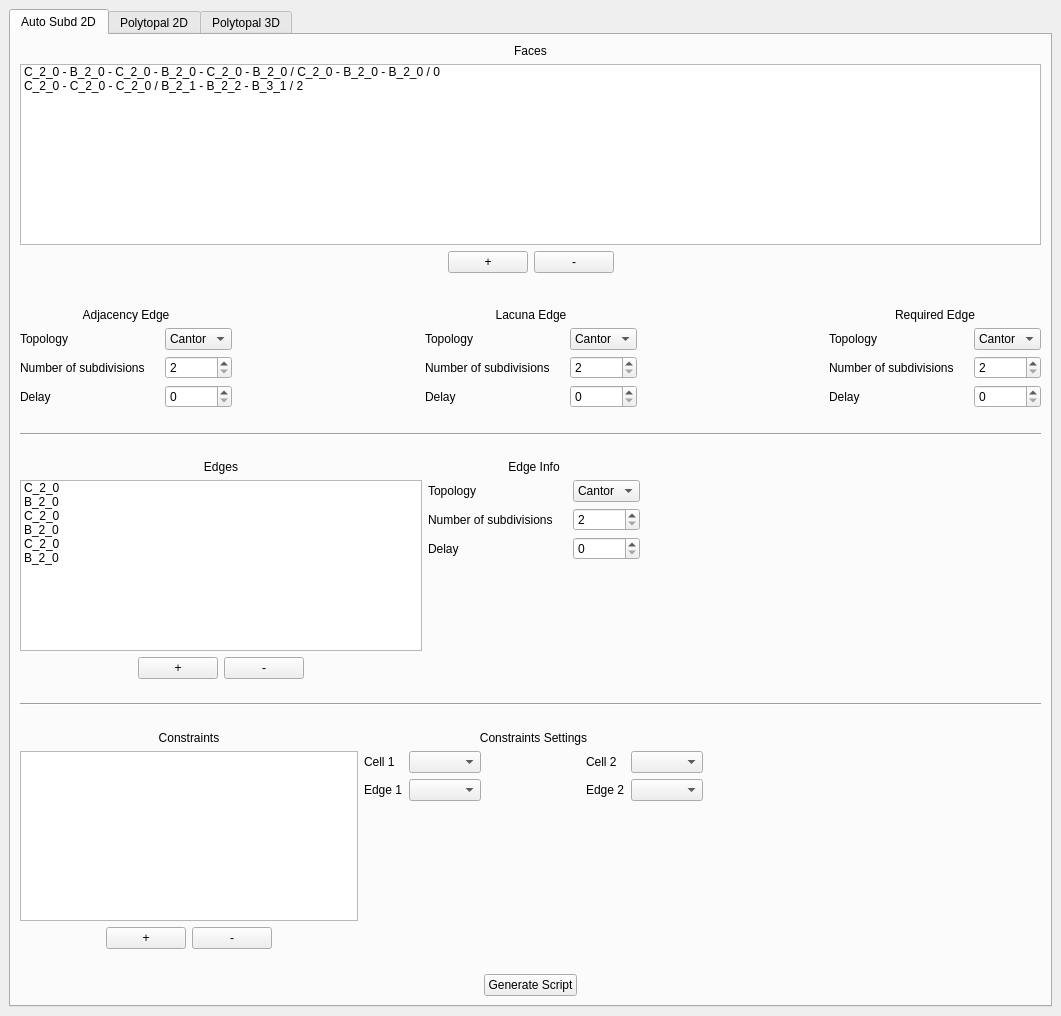
<?xml version="1.0" encoding="UTF-8"?>
<ui version="4.0">
 <class>MainWindow</class>
 <widget class="QMainWindow" name="MainWindow">
  <property name="geometry">
   <rect>
    <x>0</x>
    <y>0</y>
    <width>1061</width>
    <height>1016</height>
   </rect>
  </property>
  <property name="windowTitle">
   <string>AutoFrac</string>
  </property>
  <widget class="QWidget" name="centralwidget">
   <layout class="QGridLayout" name="gridLayout_2">
    <item row="0" column="0">
     <widget class="QTabWidget" name="tabWidget">
      <property name="currentIndex">
       <number>0</number>
      </property>
      <widget class="QWidget" name="tab">
       <attribute name="title">
        <string>Auto Subd 2D</string>
       </attribute>
       <layout class="QGridLayout" name="gridLayout_3">
        <item row="0" column="0">
         <layout class="QVBoxLayout" name="verticalLayout_6">
          <item>
           <layout class="QVBoxLayout" name="verticalLayout_4">
            <item>
             <layout class="QVBoxLayout" name="verticalLayout">
              <item>
               <widget class="QLabel" name="label_4">
                <property name="text">
                 <string>Faces</string>
                </property>
                <property name="alignment">
                 <set>Qt::AlignCenter</set>
                </property>
               </widget>
              </item>
              <item>
               <widget class="QListWidget" name="listWidget_Faces">
                <item>
                 <property name="text">
                  <string>C_2_0 - B_2_0 - C_2_0 - B_2_0 - C_2_0 - B_2_0 / C_2_0 - B_2_0 - B_2_0 / 0</string>
                 </property>
                </item>
                <item>
                 <property name="text">
                  <string>C_2_0 - C_2_0 - C_2_0 / B_2_1 - B_2_2 - B_3_1 / 2</string>
                 </property>
                </item>
               </widget>
              </item>
              <item>
               <layout class="QHBoxLayout" name="horizontalLayout_2">
                <item>
                 <spacer name="horizontalSpacer">
                  <property name="orientation">
                   <enum>Qt::Horizontal</enum>
                  </property>
                  <property name="sizeHint" stdset="0">
                   <size>
                    <width>40</width>
                    <height>20</height>
                   </size>
                  </property>
                 </spacer>
                </item>
                <item>
                 <widget class="QPushButton" name="pushButton_addFace">
                  <property name="text">
                   <string>+</string>
                  </property>
                 </widget>
                </item>
                <item>
                 <widget class="QPushButton" name="pushButton_removeFace">
                  <property name="text">
                   <string>-</string>
                  </property>
                 </widget>
                </item>
                <item>
                 <spacer name="horizontalSpacer_2">
                  <property name="orientation">
                   <enum>Qt::Horizontal</enum>
                  </property>
                  <property name="sizeHint" stdset="0">
                   <size>
                    <width>40</width>
                    <height>20</height>
                   </size>
                  </property>
                 </spacer>
                </item>
               </layout>
              </item>
             </layout>
            </item>
            <item>
             <spacer name="verticalSpacer_8">
              <property name="orientation">
               <enum>Qt::Vertical</enum>
              </property>
              <property name="sizeHint" stdset="0">
               <size>
                <width>20</width>
                <height>40</height>
               </size>
              </property>
             </spacer>
            </item>
            <item>
             <layout class="QHBoxLayout" name="horizontalLayout">
              <item>
               <layout class="QFormLayout" name="formLayout_3">
                <item row="1" column="0">
                 <widget class="QLabel" name="labelTopology_3">
                  <property name="minimumSize">
                   <size>
                    <width>84</width>
                    <height>0</height>
                   </size>
                  </property>
                  <property name="text">
                   <string>Topology</string>
                  </property>
                 </widget>
                </item>
                <item row="1" column="1">
                 <widget class="QComboBox" name="comboBox_adjEdgeTopology">
                  <property name="currentIndex">
                   <number>0</number>
                  </property>
                  <item>
                   <property name="text">
                    <string>Cantor</string>
                   </property>
                  </item>
                  <item>
                   <property name="text">
                    <string notr="true">Bézier</string>
                   </property>
                  </item>
                 </widget>
                </item>
                <item row="2" column="0">
                 <widget class="QLabel" name="labelNumberOfSubdivisions_3">
                  <property name="minimumSize">
                   <size>
                    <width>139</width>
                    <height>0</height>
                   </size>
                  </property>
                  <property name="text">
                   <string>Number of subdivisions</string>
                  </property>
                 </widget>
                </item>
                <item row="2" column="1">
                 <widget class="QSpinBox" name="spinBox_adjEdgeNbSubdivisions">
                  <property name="minimum">
                   <number>2</number>
                  </property>
                 </widget>
                </item>
                <item row="3" column="0">
                 <widget class="QLabel" name="labelDelay_3">
                  <property name="minimumSize">
                   <size>
                    <width>84</width>
                    <height>0</height>
                   </size>
                  </property>
                  <property name="text">
                   <string>Delay</string>
                  </property>
                 </widget>
                </item>
                <item row="3" column="1">
                 <widget class="QSpinBox" name="spinBox_adjEdgeDelay"/>
                </item>
                <item row="0" column="0" colspan="2">
                 <widget class="QLabel" name="label_3">
                  <property name="text">
                   <string>Adjacency Edge</string>
                  </property>
                  <property name="alignment">
                   <set>Qt::AlignCenter</set>
                  </property>
                 </widget>
                </item>
               </layout>
              </item>
              <item>
               <spacer name="horizontalSpacer_7">
                <property name="orientation">
                 <enum>Qt::Horizontal</enum>
                </property>
                <property name="sizeHint" stdset="0">
                 <size>
                  <width>40</width>
                  <height>20</height>
                 </size>
                </property>
               </spacer>
              </item>
              <item>
               <layout class="QFormLayout" name="formLayout_2">
                <item row="1" column="0">
                 <widget class="QLabel" name="labelTopology_2">
                  <property name="minimumSize">
                   <size>
                    <width>84</width>
                    <height>0</height>
                   </size>
                  </property>
                  <property name="text">
                   <string>Topology</string>
                  </property>
                 </widget>
                </item>
                <item row="1" column="1">
                 <widget class="QComboBox" name="comboBox_gapEdgeTopology">
                  <item>
                   <property name="text">
                    <string>Cantor</string>
                   </property>
                  </item>
                  <item>
                   <property name="text">
                    <string notr="true">Bézier</string>
                   </property>
                  </item>
                 </widget>
                </item>
                <item row="2" column="0">
                 <widget class="QLabel" name="labelNumberOfSubdivisions_2">
                  <property name="minimumSize">
                   <size>
                    <width>139</width>
                    <height>0</height>
                   </size>
                  </property>
                  <property name="text">
                   <string>Number of subdivisions</string>
                  </property>
                 </widget>
                </item>
                <item row="2" column="1">
                 <widget class="QSpinBox" name="spinBox_gapEdgeNbSubdivisions">
                  <property name="minimum">
                   <number>2</number>
                  </property>
                 </widget>
                </item>
                <item row="3" column="0">
                 <widget class="QLabel" name="labelDelay_2">
                  <property name="minimumSize">
                   <size>
                    <width>84</width>
                    <height>0</height>
                   </size>
                  </property>
                  <property name="text">
                   <string>Delay</string>
                  </property>
                 </widget>
                </item>
                <item row="3" column="1">
                 <widget class="QSpinBox" name="spinBox_gapEdgeDelay"/>
                </item>
                <item row="0" column="0" colspan="2">
                 <widget class="QLabel" name="label_2">
                  <property name="text">
                   <string>Lacuna Edge</string>
                  </property>
                  <property name="alignment">
                   <set>Qt::AlignCenter</set>
                  </property>
                 </widget>
                </item>
               </layout>
              </item>
              <item>
               <spacer name="horizontalSpacer_8">
                <property name="orientation">
                 <enum>Qt::Horizontal</enum>
                </property>
                <property name="sizeHint" stdset="0">
                 <size>
                  <width>40</width>
                  <height>20</height>
                 </size>
                </property>
               </spacer>
              </item>
              <item>
               <layout class="QFormLayout" name="formLayout">
                <item row="0" column="0" colspan="2">
                 <widget class="QLabel" name="label">
                  <property name="text">
                   <string>Required Edge</string>
                  </property>
                  <property name="alignment">
                   <set>Qt::AlignCenter</set>
                  </property>
                 </widget>
                </item>
                <item row="1" column="0">
                 <widget class="QLabel" name="labelTopology">
                  <property name="minimumSize">
                   <size>
                    <width>84</width>
                    <height>0</height>
                   </size>
                  </property>
                  <property name="text">
                   <string>Topology</string>
                  </property>
                 </widget>
                </item>
                <item row="1" column="1">
                 <widget class="QComboBox" name="comboBox_reqEdgeTopology">
                  <item>
                   <property name="text">
                    <string>Cantor</string>
                   </property>
                  </item>
                  <item>
                   <property name="text">
                    <string notr="true">Bézier</string>
                   </property>
                  </item>
                 </widget>
                </item>
                <item row="2" column="0">
                 <widget class="QLabel" name="labelNumberOfSubdivisions">
                  <property name="minimumSize">
                   <size>
                    <width>139</width>
                    <height>0</height>
                   </size>
                  </property>
                  <property name="text">
                   <string>Number of subdivisions</string>
                  </property>
                 </widget>
                </item>
                <item row="2" column="1">
                 <widget class="QSpinBox" name="spinBox_reqEdgeNbSubdivisions">
                  <property name="minimum">
                   <number>2</number>
                  </property>
                 </widget>
                </item>
                <item row="3" column="0">
                 <widget class="QLabel" name="labelDelay">
                  <property name="minimumSize">
                   <size>
                    <width>84</width>
                    <height>0</height>
                   </size>
                  </property>
                  <property name="text">
                   <string>Delay</string>
                  </property>
                 </widget>
                </item>
                <item row="3" column="1">
                 <widget class="QSpinBox" name="spinBox_reqEdgeDelay"/>
                </item>
               </layout>
              </item>
             </layout>
            </item>
           </layout>
          </item>
          <item>
           <spacer name="verticalSpacer_6">
            <property name="orientation">
             <enum>Qt::Vertical</enum>
            </property>
            <property name="sizeHint" stdset="0">
             <size>
              <width>20</width>
              <height>40</height>
             </size>
            </property>
           </spacer>
          </item>
          <item>
           <widget class="Line" name="line">
            <property name="orientation">
             <enum>Qt::Horizontal</enum>
            </property>
           </widget>
          </item>
          <item>
           <spacer name="verticalSpacer_7">
            <property name="orientation">
             <enum>Qt::Vertical</enum>
            </property>
            <property name="sizeHint" stdset="0">
             <size>
              <width>20</width>
              <height>40</height>
             </size>
            </property>
           </spacer>
          </item>
          <item>
           <layout class="QHBoxLayout" name="horizontalLayout_5">
            <item>
             <layout class="QVBoxLayout" name="verticalLayout_2">
              <item>
               <widget class="QLabel" name="label_5">
                <property name="text">
                 <string>Edges</string>
                </property>
                <property name="alignment">
                 <set>Qt::AlignCenter</set>
                </property>
               </widget>
              </item>
              <item>
               <widget class="QListWidget" name="listWidget_Edges">
                <item>
                 <property name="text">
                  <string>C_2_0</string>
                 </property>
                </item>
                <item>
                 <property name="text">
                  <string>B_2_0</string>
                 </property>
                </item>
                <item>
                 <property name="text">
                  <string>C_2_0</string>
                 </property>
                </item>
                <item>
                 <property name="text">
                  <string>B_2_0</string>
                 </property>
                </item>
                <item>
                 <property name="text">
                  <string>C_2_0</string>
                 </property>
                </item>
                <item>
                 <property name="text">
                  <string>B_2_0</string>
                 </property>
                </item>
               </widget>
              </item>
              <item>
               <layout class="QHBoxLayout" name="horizontalLayout_3">
                <item>
                 <spacer name="horizontalSpacer_4">
                  <property name="orientation">
                   <enum>Qt::Horizontal</enum>
                  </property>
                  <property name="sizeHint" stdset="0">
                   <size>
                    <width>40</width>
                    <height>20</height>
                   </size>
                  </property>
                 </spacer>
                </item>
                <item>
                 <widget class="QPushButton" name="pushButton_4">
                  <property name="text">
                   <string>+</string>
                  </property>
                 </widget>
                </item>
                <item>
                 <widget class="QPushButton" name="pushButton_5">
                  <property name="text">
                   <string>-</string>
                  </property>
                 </widget>
                </item>
                <item>
                 <spacer name="horizontalSpacer_3">
                  <property name="orientation">
                   <enum>Qt::Horizontal</enum>
                  </property>
                  <property name="sizeHint" stdset="0">
                   <size>
                    <width>40</width>
                    <height>20</height>
                   </size>
                  </property>
                 </spacer>
                </item>
               </layout>
              </item>
             </layout>
            </item>
            <item>
             <layout class="QFormLayout" name="formLayout_4">
              <item row="1" column="0">
               <widget class="QLabel" name="labelTopology_4">
                <property name="minimumSize">
                 <size>
                  <width>84</width>
                  <height>0</height>
                 </size>
                </property>
                <property name="text">
                 <string>Topology</string>
                </property>
               </widget>
              </item>
              <item row="1" column="1">
               <widget class="QComboBox" name="comboBox_currentEdgeTopology">
                <item>
                 <property name="text">
                  <string>Cantor</string>
                 </property>
                </item>
                <item>
                 <property name="text">
                  <string notr="true">Bézier</string>
                 </property>
                </item>
               </widget>
              </item>
              <item row="2" column="0">
               <widget class="QLabel" name="labelNumberOfSubdivisions_4">
                <property name="minimumSize">
                 <size>
                  <width>139</width>
                  <height>0</height>
                 </size>
                </property>
                <property name="text">
                 <string>Number of subdivisions</string>
                </property>
               </widget>
              </item>
              <item row="2" column="1">
               <widget class="QSpinBox" name="spinBox_currentEdgeNbSubdivisions">
                <property name="minimum">
                 <number>2</number>
                </property>
               </widget>
              </item>
              <item row="3" column="0">
               <widget class="QLabel" name="labelDelay_4">
                <property name="minimumSize">
                 <size>
                  <width>84</width>
                  <height>0</height>
                 </size>
                </property>
                <property name="text">
                 <string>Delay</string>
                </property>
               </widget>
              </item>
              <item row="3" column="1">
               <widget class="QSpinBox" name="spinBox_currentEdgeDelay"/>
              </item>
              <item row="0" column="0" colspan="2">
               <widget class="QLabel" name="label_6">
                <property name="text">
                 <string>Edge Info</string>
                </property>
                <property name="alignment">
                 <set>Qt::AlignCenter</set>
                </property>
               </widget>
              </item>
             </layout>
            </item>
            <item>
             <spacer name="horizontalSpacer_10">
              <property name="orientation">
               <enum>Qt::Horizontal</enum>
              </property>
              <property name="sizeHint" stdset="0">
               <size>
                <width>40</width>
                <height>20</height>
               </size>
              </property>
             </spacer>
            </item>
           </layout>
          </item>
          <item>
           <spacer name="verticalSpacer_5">
            <property name="orientation">
             <enum>Qt::Vertical</enum>
            </property>
            <property name="sizeHint" stdset="0">
             <size>
              <width>20</width>
              <height>40</height>
             </size>
            </property>
           </spacer>
          </item>
          <item>
           <widget class="Line" name="line_2">
            <property name="orientation">
             <enum>Qt::Horizontal</enum>
            </property>
           </widget>
          </item>
          <item>
           <spacer name="verticalSpacer_4">
            <property name="orientation">
             <enum>Qt::Vertical</enum>
            </property>
            <property name="sizeHint" stdset="0">
             <size>
              <width>20</width>
              <height>40</height>
             </size>
            </property>
           </spacer>
          </item>
          <item>
           <layout class="QHBoxLayout" name="horizontalLayout_6">
            <item>
             <layout class="QVBoxLayout" name="verticalLayout_3">
              <item>
               <widget class="QLabel" name="label_7">
                <property name="text">
                 <string>Constraints</string>
                </property>
                <property name="alignment">
                 <set>Qt::AlignCenter</set>
                </property>
               </widget>
              </item>
              <item>
               <widget class="QListWidget" name="listWidget_3"/>
              </item>
              <item>
               <layout class="QHBoxLayout" name="horizontalLayout_4">
                <item>
                 <spacer name="horizontalSpacer_6">
                  <property name="orientation">
                   <enum>Qt::Horizontal</enum>
                  </property>
                  <property name="sizeHint" stdset="0">
                   <size>
                    <width>40</width>
                    <height>20</height>
                   </size>
                  </property>
                 </spacer>
                </item>
                <item>
                 <widget class="QPushButton" name="pushButton_6">
                  <property name="text">
                   <string>+</string>
                  </property>
                 </widget>
                </item>
                <item>
                 <widget class="QPushButton" name="pushButton_7">
                  <property name="text">
                   <string>-</string>
                  </property>
                 </widget>
                </item>
                <item>
                 <spacer name="horizontalSpacer_5">
                  <property name="orientation">
                   <enum>Qt::Horizontal</enum>
                  </property>
                  <property name="sizeHint" stdset="0">
                   <size>
                    <width>40</width>
                    <height>20</height>
                   </size>
                  </property>
                 </spacer>
                </item>
               </layout>
              </item>
             </layout>
            </item>
            <item>
             <layout class="QVBoxLayout" name="verticalLayout_5">
              <item>
               <widget class="QLabel" name="label_12">
                <property name="text">
                 <string>Constraints Settings</string>
                </property>
                <property name="alignment">
                 <set>Qt::AlignCenter</set>
                </property>
               </widget>
              </item>
              <item>
               <layout class="QGridLayout" name="gridLayout">
                <item row="1" column="0">
                 <widget class="QLabel" name="label_9">
                  <property name="text">
                   <string>Edge 1</string>
                  </property>
                 </widget>
                </item>
                <item row="1" column="3">
                 <widget class="QLabel" name="label_11">
                  <property name="text">
                   <string>Edge 2</string>
                  </property>
                 </widget>
                </item>
                <item row="0" column="2">
                 <spacer name="horizontalSpacer_11">
                  <property name="orientation">
                   <enum>Qt::Horizontal</enum>
                  </property>
                  <property name="sizeHint" stdset="0">
                   <size>
                    <width>40</width>
                    <height>20</height>
                   </size>
                  </property>
                 </spacer>
                </item>
                <item row="1" column="1">
                 <widget class="QComboBox" name="comboBox_6"/>
                </item>
                <item row="1" column="2">
                 <spacer name="horizontalSpacer_12">
                  <property name="orientation">
                   <enum>Qt::Horizontal</enum>
                  </property>
                  <property name="sizeHint" stdset="0">
                   <size>
                    <width>40</width>
                    <height>20</height>
                   </size>
                  </property>
                 </spacer>
                </item>
                <item row="1" column="4">
                 <widget class="QComboBox" name="comboBox_8"/>
                </item>
                <item row="0" column="0">
                 <widget class="QLabel" name="label_8">
                  <property name="text">
                   <string>Cell 1</string>
                  </property>
                 </widget>
                </item>
                <item row="0" column="1">
                 <widget class="QComboBox" name="comboBox_5"/>
                </item>
                <item row="0" column="4">
                 <widget class="QComboBox" name="comboBox_7"/>
                </item>
                <item row="0" column="3">
                 <widget class="QLabel" name="label_10">
                  <property name="text">
                   <string>Cell 2</string>
                  </property>
                 </widget>
                </item>
               </layout>
              </item>
              <item>
               <spacer name="verticalSpacer_2">
                <property name="orientation">
                 <enum>Qt::Vertical</enum>
                </property>
                <property name="sizeHint" stdset="0">
                 <size>
                  <width>20</width>
                  <height>40</height>
                 </size>
                </property>
               </spacer>
              </item>
             </layout>
            </item>
            <item>
             <spacer name="horizontalSpacer_16">
              <property name="orientation">
               <enum>Qt::Horizontal</enum>
              </property>
              <property name="sizeHint" stdset="0">
               <size>
                <width>40</width>
                <height>20</height>
               </size>
              </property>
             </spacer>
            </item>
           </layout>
          </item>
          <item>
           <spacer name="verticalSpacer_3">
            <property name="orientation">
             <enum>Qt::Vertical</enum>
            </property>
            <property name="sizeHint" stdset="0">
             <size>
              <width>20</width>
              <height>40</height>
             </size>
            </property>
           </spacer>
          </item>
          <item>
           <layout class="QHBoxLayout" name="horizontalLayout_7">
            <item>
             <spacer name="horizontalSpacer_13">
              <property name="orientation">
               <enum>Qt::Horizontal</enum>
              </property>
              <property name="sizeHint" stdset="0">
               <size>
                <width>40</width>
                <height>20</height>
               </size>
              </property>
             </spacer>
            </item>
            <item>
             <widget class="QPushButton" name="pushButton">
              <property name="text">
               <string>Generate Script</string>
              </property>
             </widget>
            </item>
            <item>
             <spacer name="horizontalSpacer_14">
              <property name="orientation">
               <enum>Qt::Horizontal</enum>
              </property>
              <property name="sizeHint" stdset="0">
               <size>
                <width>40</width>
                <height>20</height>
               </size>
              </property>
             </spacer>
            </item>
           </layout>
          </item>
         </layout>
        </item>
       </layout>
      </widget>
      <widget class="QWidget" name="tab_2">
       <attribute name="title">
        <string>Polytopal 2D</string>
       </attribute>
      </widget>
      <widget class="QWidget" name="tab_3">
       <attribute name="title">
        <string>Polytopal 3D</string>
       </attribute>
      </widget>
     </widget>
    </item>
   </layout>
  </widget>
  <widget class="QMenuBar" name="menubar">
   <property name="geometry">
    <rect>
     <x>0</x>
     <y>0</y>
     <width>1061</width>
     <height>20</height>
    </rect>
   </property>
  </widget>
 </widget>
 <resources/>
 <connections>
  <connection>
   <sender>pushButton</sender>
   <signal>clicked()</signal>
   <receiver>MainWindow</receiver>
   <slot>slot1()</slot>
   <hints>
    <hint type="sourcelabel">
     <x>580</x>
     <y>993</y>
    </hint>
    <hint type="destinationlabel">
     <x>227</x>
     <y>108</y>
    </hint>
   </hints>
  </connection>
  <connection>
   <sender>pushButton_addFace</sender>
   <signal>clicked()</signal>
   <receiver>MainWindow</receiver>
   <slot>slotAddFace()</slot>
   <hints>
    <hint type="sourcelabel">
     <x>500</x>
     <y>277</y>
    </hint>
    <hint type="destinationlabel">
     <x>31</x>
     <y>23</y>
    </hint>
   </hints>
  </connection>
  <connection>
   <sender>pushButton_removeFace</sender>
   <signal>clicked()</signal>
   <receiver>MainWindow</receiver>
   <slot>slotRemoveFace()</slot>
   <hints>
    <hint type="sourcelabel">
     <x>573</x>
     <y>281</y>
    </hint>
    <hint type="destinationlabel">
     <x>530</x>
     <y>507</y>
    </hint>
   </hints>
  </connection>
  <connection>
   <sender>listWidget_Faces</sender>
   <signal>currentRowChanged(int)</signal>
   <receiver>MainWindow</receiver>
   <slot>slotOnFaceSelected(int)</slot>
   <hints>
    <hint type="sourcelabel">
     <x>530</x>
     <y>175</y>
    </hint>
    <hint type="destinationlabel">
     <x>530</x>
     <y>507</y>
    </hint>
   </hints>
  </connection>
  <connection>
   <sender>listWidget_Edges</sender>
   <signal>currentRowChanged(int)</signal>
   <receiver>MainWindow</receiver>
   <slot>slotOnEdgeSelected(int)</slot>
   <hints>
    <hint type="sourcelabel">
     <x>218</x>
     <y>581</y>
    </hint>
    <hint type="destinationlabel">
     <x>530</x>
     <y>507</y>
    </hint>
   </hints>
  </connection>
 </connections>
 <slots>
  <slot>slot1()</slot>
  <slot>slotAddFace()</slot>
  <slot>slotRemoveFace()</slot>
  <slot>slotOnFaceSelected(int)</slot>
  <slot>slotOnEdgeSelected(int)</slot>
 </slots>
</ui>
